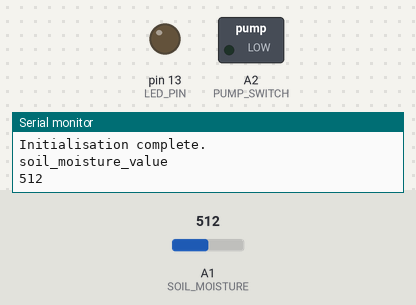
Simulated run of this sketch. Board: Arduino Uno, built with avr-gcc and run on an emulated ATmega328P. Shown: switched loads named in the sketch (green lamp = pin HIGH), output pins drawn as LEDs (lit = HIGH), the last lines printed to the serial monitor. The inputs (shaded band) are chosen by the test bench; at power-on: A1 (SOIL_MOISTURE) = 512. Sleep ends after the set time or at an interrupt.

Above: at 1.4 s.
1.5 s: A1 (SOIL_MOISTURE) set to 884
9.6 s: A1 (SOIL_MOISTURE) set to 916
At 17.3 s:
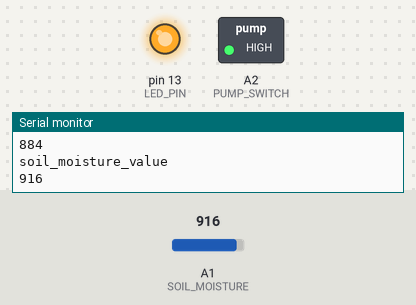
Timing chart, 0 to 18.8 s (numbered marks = the images above; inputs shaded):
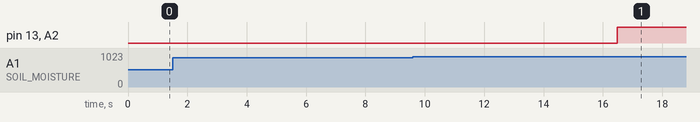

Measured:
- the behaviour switches between 899 and 900 on A1 (SOIL_MOISTURE) (found by bisection; images 0 and 1)
- after the input at 9.6 s, pin 13 (LED_PIN), A2 (PUMP_SWITCH): LOW → HIGH after 6.9 s

The sketch:

arduino_power_down_wakeup_via_wtd.ino
```cpp
/*
   Sketch for testing sleep mode with wake up on WDT.
   Donal Morrissey - 2011.

*/
#include <avr/sleep.h>
#include <avr/power.h>
#include <avr/wdt.h>

#define LED_PIN (13)
#define SOIL_MOISTURE (A1)
#define PUMP_SWITCH (A2)
volatile int f_wdt = 1;


/***************************************************
    Name:        ISR(WDT_vect)

    Returns:     Nothing.

    Parameters:  None.

    Description: Watchdog Interrupt Service. This
                 is executed when watchdog timed out.

 ***************************************************/
ISR(WDT_vect)
{
  if (f_wdt == 0)
  {
    f_wdt = 1;
  }
  else
  {
    Serial.println("WDT Overrun!!!");
  }
}


/***************************************************
    Name:        enterSleep

    Returns:     Nothing.

    Parameters:  None.

    Description: Enters the arduino into sleep mode.

 ***************************************************/
void enterSleep(void)
{
  set_sleep_mode(SLEEP_MODE_PWR_DOWN);   /* EDIT: could also use SLEEP_MODE_PWR_DOWN for lowest power consumption. */
  sleep_enable();

  /* Now enter sleep mode. */
  sleep_mode();

  /* The program will continue from here after the WDT timeout*/
  sleep_disable(); /* First thing to do is disable sleep. */

  /* Re-enable the peripherals. */
  power_all_enable();
}


/***************************************************
    Name:        setup

    Returns:     Nothing.

    Parameters:  None.

    Description: Setup for the serial comms and the
                  Watch dog timeout.

 ***************************************************/
void setup()
{
  Serial.begin(9600);
  Serial.println("Initialising...");
  delay(100); //Allow for serial print to complete.

  pinMode(LED_PIN, OUTPUT);
  pinMode(SOIL_MOISTURE, INPUT);
  pinMode(PUMP_SWITCH, OUTPUT);
  /*** Setup the WDT ***/

  /* Clear the reset flag. */
  MCUSR &= ~(1 << WDRF);

  /* In order to change WDE or the prescaler, we need to
     set WDCE (This will allow updates for 4 clock cycles).
  */
  WDTCSR |= (1 << WDCE) | (1 << WDE);

  /* set new watchdog timeout prescaler value */
  WDTCSR = 1 << WDP0 | 1 << WDP3; /* 8.0 seconds */

  /* Enable the WD interrupt (note no reset). */
  WDTCSR |= _BV(WDIE);

  Serial.println("Initialisation complete.");
  delay(100); //Allow for serial print to complete.
}


/***************************************************
    Name:        enterSleep

    Returns:     Nothing.

    Parameters:  None.

    Description: Main application loop.

 ***************************************************/
void loop()
{
  if (f_wdt == 1)
  {
    /* Toggle the LED */
    int soil_moisture_value = analogRead(SOIL_MOISTURE);
    Serial.println("soil_moisture_value");
    Serial.println(soil_moisture_value);
    if (soil_moisture_value >= 900) { //表示土壤太干,需要浇水
      digitalWrite(LED_PIN, HIGH);
      digitalWrite(PUMP_SWITCH, HIGH);
      delay(10 * 1000); //睡眠5秒
      digitalWrite(PUMP_SWITCH, LOW);
    }
    /* Don't forget to clear the flag. */
    f_wdt = 0;
    digitalWrite(LED_PIN, LOW);
    /* Re-enter sleep mode. */
    enterSleep();
  }
  else
  {
    /* Do nothing. */
  }
}
```
